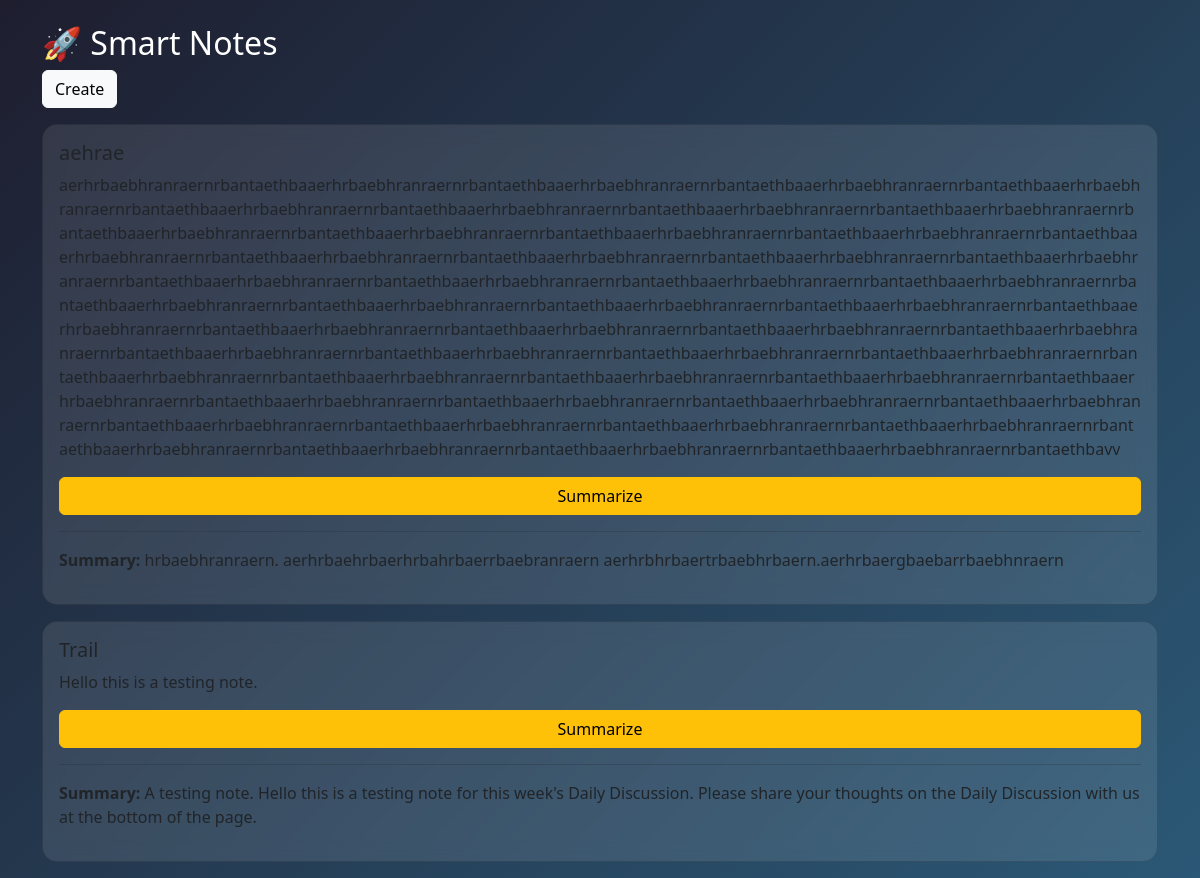
The app's page / (signed in), older data.
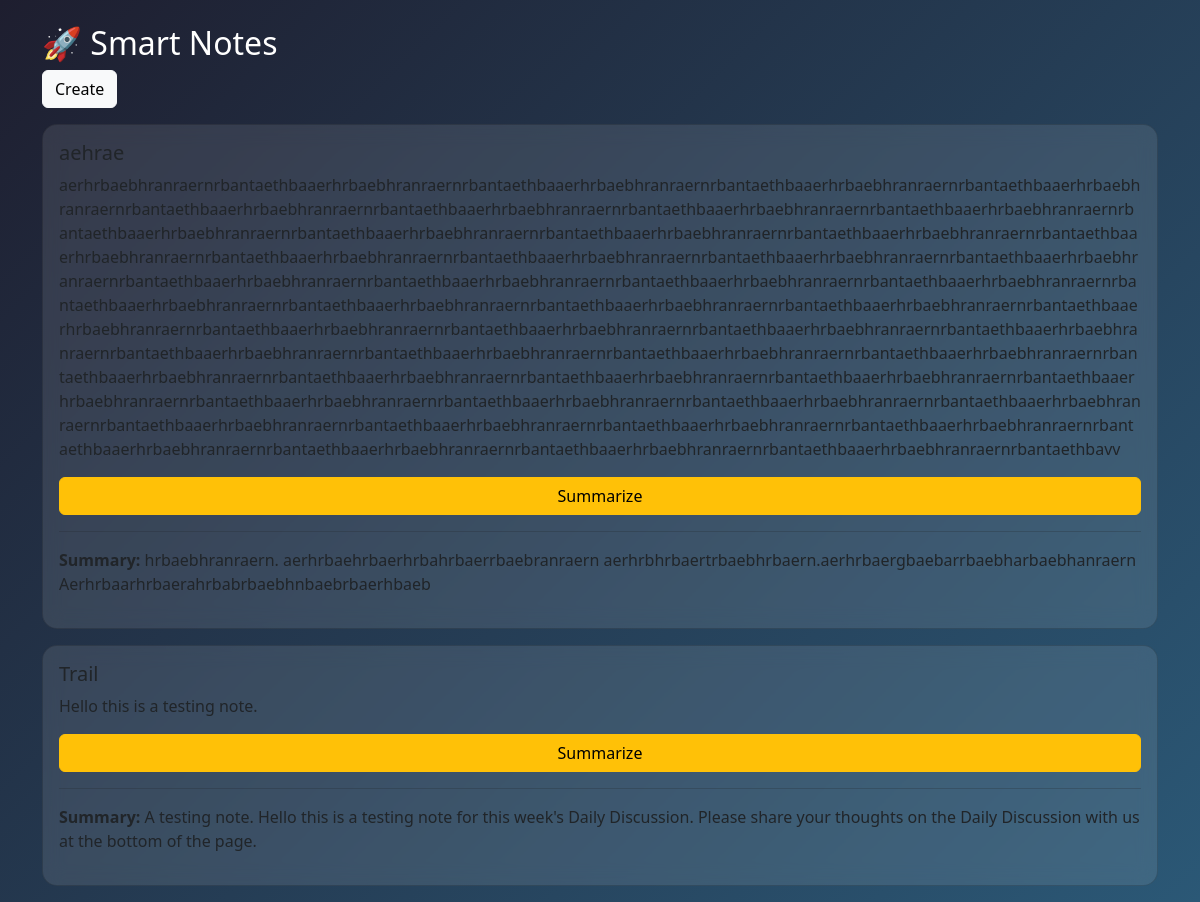
The same page, newer data.
### notes/models.py (models this page shows, shortened)
class Note(models.Model):
    user = models.ForeignKey(User, on_delete=models.CASCADE)
    title = models.CharField(max_length=255)
    content = models.TextField()
    summary = models.TextField(blank=True, null=True)
    created_at = models.DateTimeField(auto_now_add=True)

### notes/views.py (the view)
# urls.py: path('', views.home, name='home'),
@login_required
def home(request):
    notes = Note.objects.filter(user=request.user).order_by('-created_at')
    return render(request, 'notes/home.html', {'notes': notes})

### notes/templates/notes/home.html (shortened to what this page needs)
<!DOCTYPE html>
<html>
<head>
    <link href="https://cdn.jsdelivr.net/npm/bootstrap@5.3.0/dist/css/bootstrap.min.css" rel="stylesheet">
</head>
<body class="container mt-4">
<h2>🚀 Smart Notes</h2>
<a href="{% url 'create_note' %}" class="btn btn-light mb-3">Create</a>
{% for note in notes %}
<div class="card p-3 mb-3">
    <h5>{{ note.title }}</h5>
    <p>{{ note.content }}</p>
    <a href="{% url 'summarize_note' note.id %}"
       onclick="showLoader({{note.id}}, this)"
       class="btn btn-warning">
        Summarize
    </a>
    {% if note.summary %}
        <hr>
        <p><strong>Summary:</strong> {{ note.summary }}</p>
    {% endif %}
</div>
{% endfor %}
</body>
</html>

### notes/templates/notes/home.html (style rules this page uses)
body { background: linear-gradient(135deg, #1e1e2f, #2b5876); color: white; }
.card { background: rgba(255,255,255,0.1); backdrop-filter: blur(10px); border-radius: 15px; }

Row changes from the older to the newer data that the page shows:
changed Note "aehrae": summary "hrbaebhranraern. aerhrbaehrbaerhrbahrbaerrbaebranraern aerhrbhrbaertrbaebhrbaern.aerhrbaergbaebarrbaebhnraern" → "hrbaebhranraern. aerhrbaehrbaerhrbahrbaerrbaebranraern aerhrbhrbaertrbaebhrbaern.aerhrbaergbaebarrbaebharbaebhanraern Aerhrbaarhrbaerahrbabrbaebhnbaebrbaerhbaeb"
